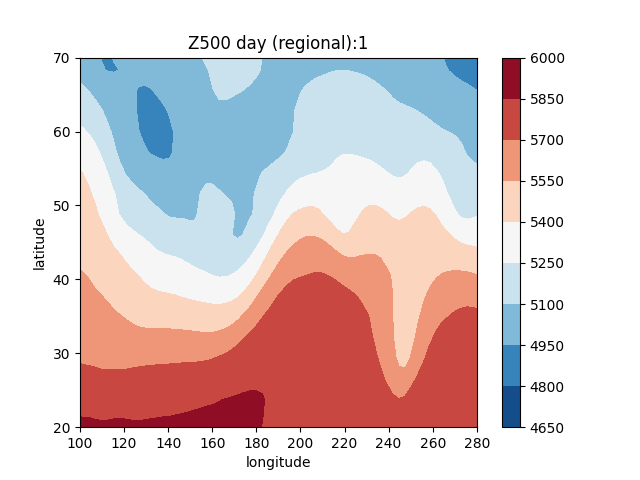

Reproduce this figure in Python.
#!/usr/bin/env python3
# -*- coding: utf-8 -*-
"""
Created on Wed May 13 18:23:00 2022

@author: Karim Mohamed El-Sharkawy
"""
import numpy as np
from scipy.io import netcdf
import matplotlib.pyplot as plt

# read in the file, and the three dimensional data is stored in z
filename="c:\\Users\\karim\\OneDrive\\Desktop\\summer_research\\week 1\\Z500_ens1.nc"
f = netcdf.netcdf_file(filename,'r')
z = f.variables['z500t42']
time = f.variables['time'].data
lat = f.variables['lat'].data
lon = f.variables['lon'].data
f.close()

ii=1 # here ii is the index for the time

# now let us plot the pattern of the first day
plt.figure(1)
plt.contourf(lon,lat,z[ii,:,:],cmap='RdBu_r');
plt.colorbar()
plt.title('Z500 day (global):'+str(ii))
plt.xlabel('longitude')
plt.ylabel('latitude')

plt.figure(2)
plt.contourf(lon,lat,z[ii,:,:],cmap='RdBu_r');
plt.colorbar()
plt.title('Z500 day (regional):'+str(ii))
plt.xlim([100, 280])
plt.ylim([20, 70])
plt.xlabel('longitude')
plt.ylabel('latitude')

plt.savefig("test1.png")